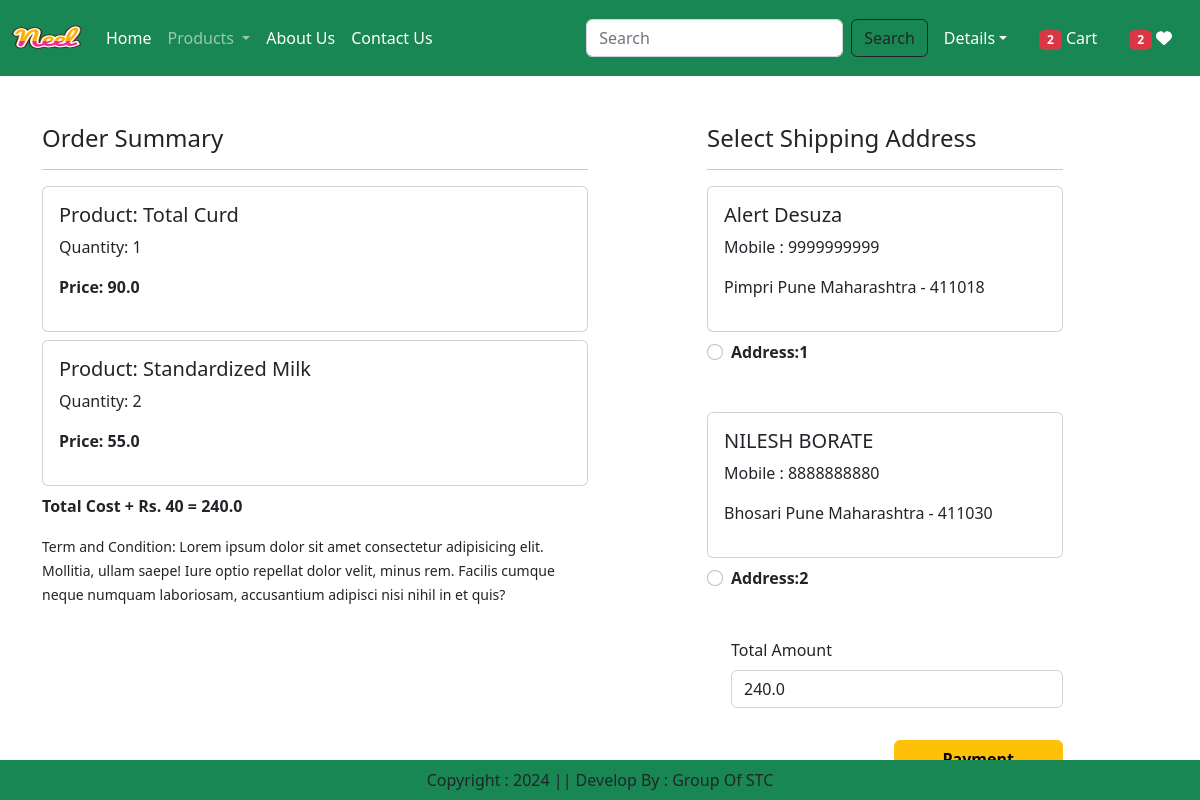
Screenshot of /checkout/ (signed in) with the database file from the repository.
### milkcart/app/models.py (models this page shows, shortened)
class Cart(models.Model):
    user = models.ForeignKey(User,on_delete=models.CASCADE)
    product = models.ForeignKey(Product,on_delete=models.CASCADE)
    quantity = models.PositiveIntegerField(default=1)

class Product(models.Model):
    title = models.CharField(max_length=100)
    selling_price = models.FloatField()
    discounted_price = models.FloatField()
    description = models.TextField()
    composition = models.TextField(default='')
    prodapp = models.TextField(default='')
    category = models.CharField(choices=CATEGORY_CHOICES, max_length=2)
    product_image = models.ImageField(upload_to='product')

class Customer(models.Model):
    user = models.ForeignKey(User,on_delete=models.CASCADE)
    name = models.CharField(max_length=200)
    locality = models.CharField(max_length=200)
    city = models.CharField(max_length=50)
    mobile = models.IntegerField(default=0)
    zipcode = models.IntegerField()
    state = models.CharField(choices=STATE_CHOICES,max_length=100)

### milkcart/app/views.py (the view, shortened to what this page needs)
# urls.py: path('checkout/', views.checkout.as_view(), name='checkout'),
@method_decorator(login_required,name='dispatch')
class checkout(View):
    def get(self,request):
        totalitem = 0
        wishitem=0
        if request.user.is_authenticated:
            totalitem = len(Cart.objects.filter(user=request.user))
            wishitem = len(Wishlist.objects.filter(user=request.user))
        user=request.user
        add=Customer.objects.filter(user=user)
        cart_items=Cart.objects.filter(user=user)
        famount = 0
        for p in cart_items:
            value = p.quantity * p.product.discounted_price
            famount = famount + value
        totalamount = famount + 40
        razoramount = int(totalamount * 100)
        client = razorpay.Client(auth=(settings.RAZOR_KEY_ID, settings.RAZOR_KEY_SECRET))
        data = { "amount": razoramount, "currency": "INR", "receipt": "order_rcptid_12"}
        payment_response = client.order.create(data=data)
        print(payment_response)
        order_id = payment_response['id']
        order_status = payment_response['status']
        return render(request, 'app/checkout.html',locals())

### app/templates/app/checkout.html (shortened to what this page needs)
{% extends 'app/base.html' %}
{% load static %}
{% block main-content %}
<div class="container">
 <div class="row mt-5">
  <div class="col-sm-6">
    <h4>Order Summary</h4>
    <hr>
    {% for item in cart_items %}
      <div class="card mb-2">
        <div class="card-body">
          <h5>Product: {{item.product.title}}</h5>
          <p>Quantity: {{item.quantity}}</p>
          <p class="fw-bold">Price: {{item.product.discounted_price}}</p>
        </div>
      </div>
    {% endfor %}
    <p class="fw-bold">Total Cost + Rs. 40 = {{totalamount}}</p>
    <small>Term and Condition: Lorem ipsum dolor sit amet consectetur adipisicing elit. Mollitia, ullam saepe! Iure optio repellat dolor velit, minus rem. Facilis cumque neque numquam laboriosam, accusantium adipisci nisi nihil in et quis?</small>
  </div>
  <div class="col-sm-4 offset-sm-1">
    <h4>Select Shipping Address</h4>
    <hr>
    <form  method="post" id="myform">
      {% for ad in add %}
      <div class="card">
        <div class="card-body">
        <h5>{{ad.name}}</h5>
        <p>Mobile : {{ad.mobile}}</p>
        <p>{{ad.locality}} {{ad.city}} {{ad.state}} - {{ad.zipcode}}</p>
        </div>
      </div>
        <div class="form-check mt-2 mb-5">
          <input class="form-check-input" type="radio" name="custid" id="custadd{{forloop.counter}}" value="{{ad.id}}">
          <label class="form-check-label fw-bold" for="custadd{{forloop.counter}}">
            Address:{{forloop.counter}} </label>
        </div>
      {% endfor %}
        <div class="form-check mb-3">
          <label for="totamount" class="form-label">Total Amount</label>
          <input type="number" class="form-control" name="totamount" value={{totalamount}} readonly>
        </div>
        <div class="text-end">
          <button id="rzp-button1" type="submit" class="btn btn-warning mt-3 px-5 fw-bold">Payment</button>
        </div>
      </form>
    </div>
  </div>
</div>
{% endblock main-content %}

### rows the page displays
Cart: product "Total Curd", quantity "1", product.discounted_price "90.0"
Cart: product "Standardized Milk", quantity "2", product.discounted_price "55.0"
Customer: name "Alert Desuza", mobile "9999999999", locality "Pimpri", city "Pune", state "Maharashtra", zipcode "411018"
Customer: name "NILESH BORATE", mobile "8888888880", locality "Bhosari", city "Pune", state "Maharashtra", zipcode "411030"

### other values shown
{{ totalitem }} "2"
{{ wishitem }} "2"
{{ totalamount }} "240.0"
